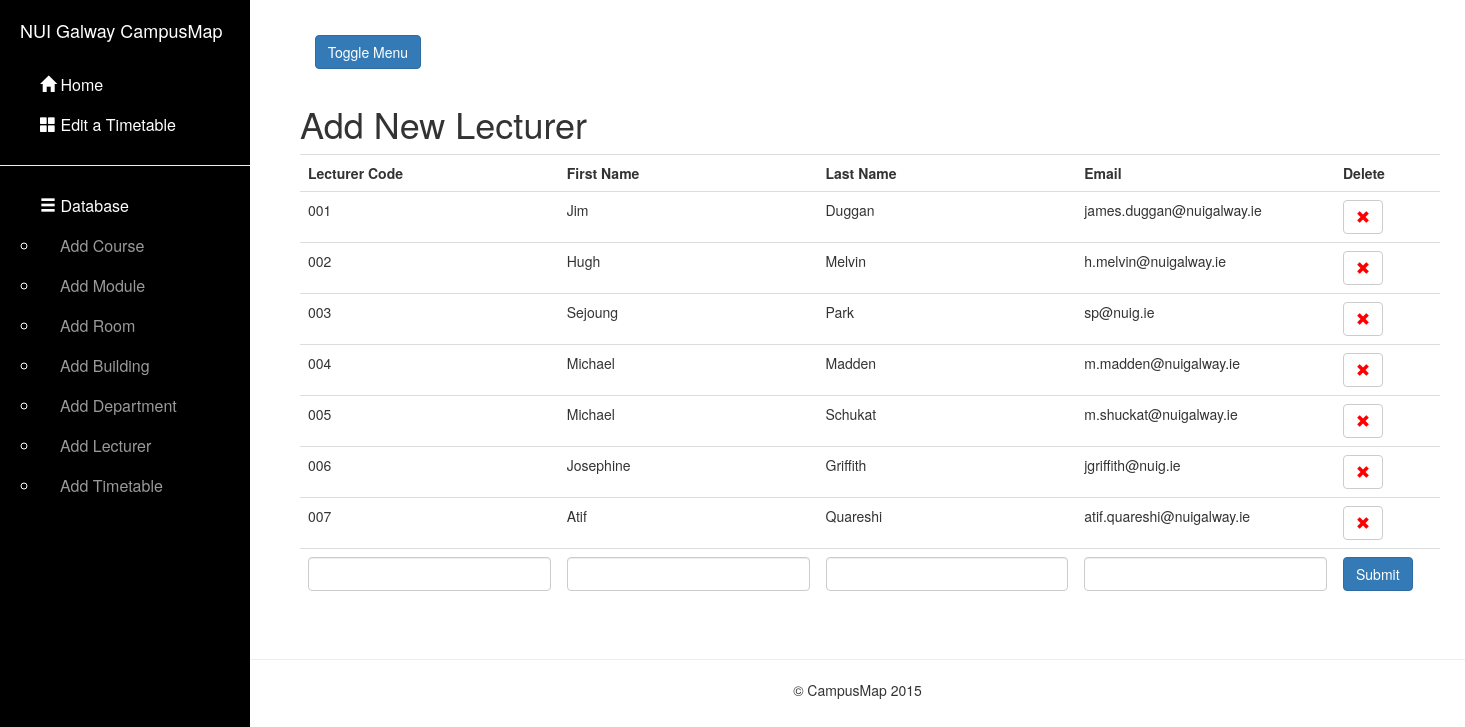
/lecturer/, run on the app's committed database.
### map/models.py (models this page shows, shortened)
class Lecturer(models.Model):
    lecCode = models.CharField(max_length = 7, primary_key=True)
    lecFirst_Name = models.CharField(max_length = 50)
    lecLast_Name = models.CharField(max_length = 50)
    lecEmail = models.EmailField();

### map/views.py (the view)
# urls.py: url(r'^lecturer/$', 'lecturer'),
def lecturer(request):
    query_results = Lecturer.objects.all()
    if request.method == 'GET':
        message = request.GET.get('message')
        if message == 'delete':
            record = request.GET.get('toDelete')
            Lecturer.objects.filter(lecCode=record).delete()
    if request.method == 'POST': # If the form has been submitted...
        form = LecturerForm(request.POST) # A form bound to the POST data
        if form.is_valid(): # All validation rules pass
            save_it = form.save()
            save_it.save()
            return HttpResponseRedirect('/lecturer/') # Redirect after POST
    else:
        form = LecturerForm() # An unbound form
    return render_to_response('dbstuff/addlecturer.html', locals(),context_instance=RequestContext(request))

### map/forms.py
class LecturerForm(forms.ModelForm):
    lecCode = forms.CharField(max_length = 7,label = mark_safe('<strong>Code</strong>'),)
    lecFirst_Name = forms.CharField(max_length = 50,label = mark_safe('<strong>First Name</strong>'))
    lecLast_Name = forms.CharField(max_length = 50,label = mark_safe('<strong>Last Name</strong>'))
    lecEmail = forms.EmailField(label = mark_safe('<strong>Email</strong>'))
    class Meta:
        model = Lecturer
        fields = "__all__"

### CampusMap/templates/dbstuff/addlecturer.html (shortened to what this page needs)
{% extends "base.html" %}
{% block content %}
    <div class="container">
        <h1>Add New Lecturer</h1>
        <table class="table" id="test">
            <tr>
                <th>Lecturer Code</th>
                <th>First Name</th>
                <th>Last Name</th>
                <th>Email</th>
                <th>Delete</th>
            </tr>
            {% for item in query_results %}
                <tr>
                    <td >{{  item.lecCode}}</td>
                    <td>{{  item.lecFirst_Name }}</td>
                    <td>{{  item.lecLast_Name }}</td>
                    <td>{{  item.lecEmail }}</td>
                    <td>
                        <button type="submit" onclick="getRecordDetails('lecturer')" class="btn btn-default" aria-label="Left Align" style="color: red">
                            <span class="glyphicon glyphicon-remove" aria-hidden="true"></span>
                        </button>
                    </td>
                </tr>
            {% endfor %}
            <tr>
                <form class="form-contact" action="" method="POST">
                    {% for field in form %}
                        <td>
                            <input type="text" class="form-control" name="{{ field.name }}" id="id_{{ field.name }}">
                        </td>
                    {% endfor %}
                    <td><input type="submit" value="Submit"  class="btn btn-primary">
                    </td>
                </form>
        </table>
    </div>
{%  endblock %}

### CampusMap/templates/base.html (shortened to what this page needs)
{% load staticfiles %}
<!DOCTYPE html>
<html lang="en">
<head>
    <link href="{{ STATIC_URL }}css/bootstrap.min.css" rel="stylesheet">
    <link href="{{ STATIC_URL }}css/simple-sidebar.css" rel="stylesheet">
</head>
<body>
<div id="wrapper">
    <div id="sidebar-wrapper">
        <ul class="sidebar-nav" >
            <li class="sidebar-brand">
                <a style="color:white">
                    NUI Galway CampusMap
                </a>
            </li>
            <li>
                <a style="color:white" href="../home"><span class="glyphicon glyphicon-home" aria-hidden="false" ></span> Home</a>
            </li>
            <li>
                <a style="color:white" href="../edit-timetable"><span class="glyphicon glyphicon-th-large" aria-hidden="false"></span> Edit a Timetable</a>
            </li>
            <hr>
            <ul style="color:white"> <span class="glyphicon glyphicon-menu-hamburger" aria-hidden="false"></span> Database
                <li>
                    <a href="../course">Add Course</a>
                </li>
                <li>
                    <a href="../module">Add Module</a>
                </li>
                <li>
                    <a href="../room">Add Room</a>
                </li>
                <li>
                    <a href="../building">Add Building</a>
                </li>
                <li>
                    <a href="../department">Add Department</a>
                </li>
                <li>
                    <a href="../lecturer">Add Lecturer</a>
                </li>
                <li>
                    <a href="../timetable">Add Timetable</a>
                </li>
            </ul>
        </ul>
    </div>
    <div id="page-content-wrapper">
        <div class="container-fluid">
            <div class="row">
                <div class="col-lg-2 col-md-2 col-sm-4 col-xs-4 text-center top-custom">
                    <a href="#menu-toggle" class="btn btn-primary" id="menu-toggle">Toggle Menu</a>
                </div>
            </div>
            {% block content %}
            {% endblock content%}
        </div>
    </div>
    <hr>
    <footer class="footer" align="center" style="text-align: center">
        <p>&copy; CampusMap 2015</p>
    </footer>
</div>
</body>
</html>

### static/css/simple-sidebar.css (style rules this page uses)
#wrapper { padding-left: 0; -webkit-transition: all 0.5s ease; -moz-transition: all 0.5s ease; -o-transition: all 0.5s ease; transition: all 0.5s ease; }
#sidebar-wrapper { z-index: 1000; position: fixed; left: 250px; width: 0; height: 100%; margin-left: -250px; overflow-y: auto; background: #000; -webkit-transition: all 0.5s ease; -moz-transition: all 0.5s ease; -o-transition: all 0.5s ease; transition: all 0.5s ease; }
#page-content-wrapper { width: 100%; position: absolute; padding: 15px; }
.sidebar-nav { position: absolute; top: 0; width: 250px; margin: 0; padding: 0; list-style: none; font-size: 16px; line-height: 40px; }
.sidebar-nav li { text-indent: 20px; line-height: 40px; }
.sidebar-nav li a { display: block; text-decoration: none; color: #999999; }
.sidebar-nav > .sidebar-brand { height: 65px; font-size: 18px; line-height: 60px; }
.sidebar-nav > .sidebar-brand a { color: #999999; }
@media (min-width:768px) { #wrapper { padding-left: 250px; } }
@media (min-width:768px) { #sidebar-wrapper { width: 250px; } }
@media (min-width:768px) { #page-content-wrapper { padding: 20px; position: relative; } }

### CampusMap/templates/base.html (style rules this page uses)
.top-custom { padding:15px }

### data on the page
Lecturer: lecCode "001", lecFirst_Name "Jim", lecLast_Name "Duggan", lecEmail "james.duggan@nuigalway.ie"
Lecturer: lecCode "002", lecFirst_Name "Hugh", lecLast_Name "Melvin", lecEmail "h.melvin@nuigalway.ie"
Lecturer: lecCode "003", lecFirst_Name "Sejoung", lecLast_Name "Park", lecEmail "sp@nuig.ie"
Lecturer: lecCode "004", lecFirst_Name "Michael", lecLast_Name "Madden", lecEmail "m.madden@nuigalway.ie"
Lecturer: lecCode "005", lecFirst_Name "Michael", lecLast_Name "Schukat", lecEmail "m.shuckat@nuigalway.ie"
Lecturer: lecCode "006", lecFirst_Name "Josephine", lecLast_Name "Griffith", lecEmail "jgriffith@nuig.ie"
Lecturer: lecCode "007", lecFirst_Name "Atif", lecLast_Name "Quareshi", lecEmail "atif.quareshi@nuigalway.ie"
